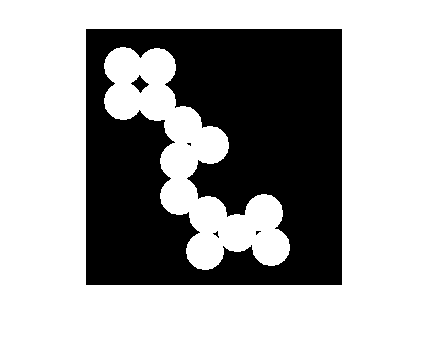
%> input picture Digital Image Processing/circles.png, 430 x 349 px
$ octave boundary_extraction_morphological.m   (GNU Octave 9; MATLAB toolbox functions it lacks are replaced by stand-ins)
%> lines starting %> are read from the running program, lines starting %| are printed output that depends on the picture; in (x1, y1, x2, y2) boxes, pixels count from 0 and x2, y2 are one past the last pixel; in counts of white or black regions, pixels touching at a corner belong together; the program's own positions count from 1
im=imread('circles.png');
%> im is the input picture: size 349x430x3 uint8; 65.7% white; 5 black regions (3 under 20 px), largest, box (x1, y1, x2, y2) and area: (86, 29, 342, 285) 51227, (131, 75, 149, 93) 139
se=strel('disk',50);
im2=imerode(im,se);
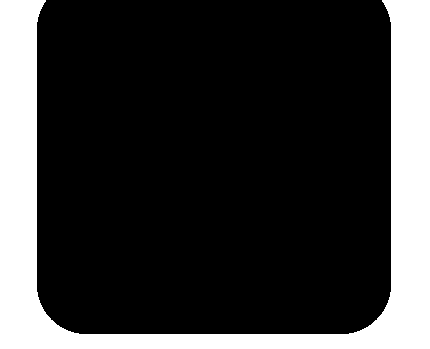
%> im2: size 349x430x3 uint8; 22% white; 1 white region, box (x1, y1, x2, y2) and area: (0, 0, 430, 349) 33062

im3=im-im2
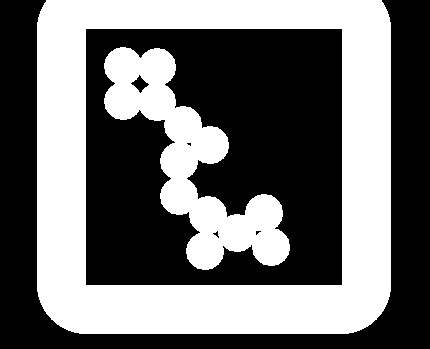
%> im3: size 349x430x3 uint8; 43.7% white; 2 white regions, box (x1, y1, x2, y2) and area: (37, 0, 391, 334) 51472, (104, 47, 290, 270) 14134

subplot(1,3,1),imshow(im);
subplot(1,3,2),imshow(im2);
subplot(1,3,3),imshow(im3);
